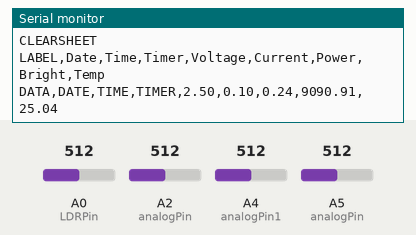
Simulated run of this sketch. Board: Arduino Uno, built with avr-gcc and run on an emulated ATmega328P. On the bench: the last lines printed to the serial monitor. The inputs (shaded band) are chosen by the test bench; at power-on: A4 (analogPin1) = 512, A0 (LDRPin) = 512, A2 (analogPin) = 512, A5 (analogPin) = 512.

Above: at 7.4 s.
7.5 s: A4 (analogPin1) set to 550
At 8.5 s:
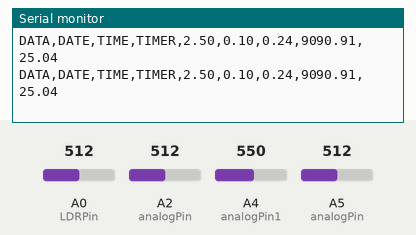
11.9 s: A0 (LDRPin) set to 716
At 12.2 s:
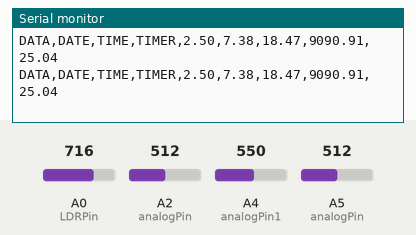
13.4 s: A2 (analogPin) set to 716
At 14.1 s:
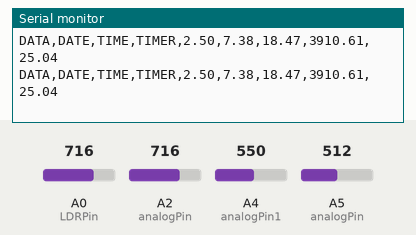
14.9 s: A5 (analogPin) set to 716
At 15.6 s:
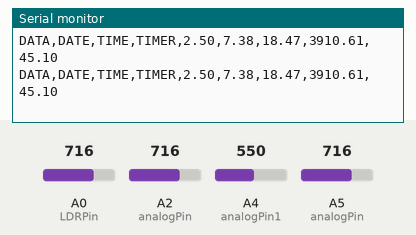
16.4 s: A4 (analogPin1) set to 716
At 17.4 s:
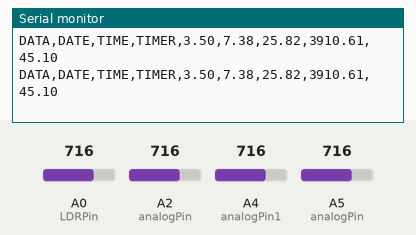
17.9 s: A0 (LDRPin) set to 992
At 18.9 s:
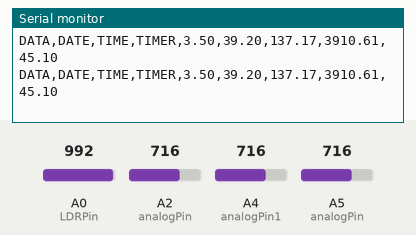
Timing chart, 0 to 20.4 s (numbered marks = the images above; inputs shaded):
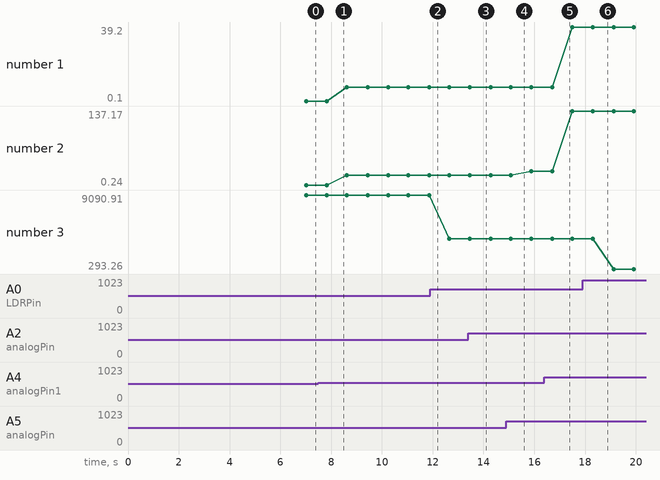

Measured:
- plotted number 1: 0.1 → 7.38 after the input at 7.5 s, 7.38 → 39.2 after the input at 16.4 s
- plotted number 2: 0.24 → 18.47 after the input at 7.5 s, 18.47 → 25.82 after the input at 14.9 s, 25.82 → 137.17 after the input at 16.4 s
- plotted number 3: 9090.91 → 3910.61 after the input at 11.9 s, 3910.61 → 293.26 after the input at 17.9 s

The sketch:

Code.ino
```cpp
#include <SPI.h>

byte addresspot1 = B00010000;
byte addresspot0 = B00000000;
const float A = 1000;     //Darkness resistance in KΩ
const float B = 5;        //Light resistance in KΩ
const float Rc = 0.22;       //Calibration resistance in KΩ
int CS= 10, aux = 0;
const int analogPin = A5;
const int analogPin1 = A4;
const int LDRPin = A0;
const int NTCPin = A2;
float bright, voltage, current, current1, V;

void setup()
{
Serial.begin(9600);
pinMode (CS, OUTPUT);
Serial.println("CLEARSHEET");
Serial.println("LABEL,Date,Time,Timer,Voltage,Current,Power,Bright,Temp");
SPI.begin();
}

void loop()
{
  delay(6500);

  for (int i = 0; i <= 256; i++){
  int j= 256-i;
  digitalPot1(i);
  digitalPot0(j);
  aux++;
  if (aux%2 != 0){delay(10);}
  if (aux%2 == 0){
    for (int i = 0; i <= 2; i++){
      float cur = analogRead(analogPin1);
      float vol = analogRead(analogPin);
      V = analogRead(LDRPin);
      voltage =conversionvoltage(vol);
      current = conversioncurrent(cur);
      bright = brightness(V);
      float power = getpower(voltage,current);
     // current1 = conversionvoltage(cur);
     float temp[3];
     getTemp(temp);
      Serial.print( /*(String)*/ "DATA,DATE,TIME,TIMER,");
      Serial.print(voltage);
      Serial.print(",");
      Serial.print(current);
      Serial.print(",");
      Serial.print(power);
      Serial.print(",");
      Serial.print(bright);
      Serial.print(",");
      Serial.println(temp[1]);//Last row sending data MUST finish with Serial.println
      delay(300);}
    }
  if (aux >= 256){
    aux = 0;}
}
delay(2000);


for (int i = 256; i >= 0; i--){
  int j=256-i;
  digitalPot1(i);
  digitalPot0(j);
  aux++;                            //Incluir delay
  if (aux%2 != 0){delay(10);}
  if (aux%2 == 0){
    for (int i = 0; i <= 2; i++){
      float cur = analogRead(analogPin1);
      float vol = analogRead(analogPin);
      V = analogRead(LDRPin);
      voltage =conversionvoltage(vol);
      current = conversioncurrent(cur);
      bright = brightness(V);
      float power = getpower(voltage,current);
     // current1 = conversionvoltage(cur);
     float temp[3];
     getTemp(temp);
      Serial.print( /*(String)*/ "DATA,DATE,TIME,TIMER,");
      Serial.print(voltage);
      Serial.print(",");
      Serial.print(current);
      Serial.print(",");
      Serial.print(power);
      Serial.print(",");
      Serial.print(bright);
      Serial.print(",");
      Serial.println(temp[1]);//Last row sending data MUST finish with Serial.println
      delay(300);}
    }
  if (aux >= 256){
    aux = 0;}
}
delay(2000);

}

int digitalPot1(int valuepot1)
{
  digitalWrite(CS, LOW);
  SPI.transfer(addresspot1);
  SPI.transfer(valuepot1);
  digitalWrite(CS, HIGH);
}

int digitalPot0(int valuepot0)
{
  digitalWrite(CS, LOW);
  SPI.transfer(addresspot0);
  SPI.transfer(valuepot0);
  digitalWrite(CS, HIGH);
}

//IN CASE YOU WANT TO LEARN MORE ABOUT MCP4251: http://www.learningaboutelectronics.com/Articles/MCP4231-dual-digital-potentiometer-circuit.php

float conversionvoltage(float x){
  return (5*x/1023);
}

float conversioncurrent(float x){
  float volts = (5*x/1023);
  float aux = abs (volts-2.5);
  float currentmA = (10*aux/0.255);
  return (currentmA);
}

float getpower(float x, float y){
  return(x*y);
  }

float brightness(float ilum){   //IN CASE YOU WANT TO LEARN MORE ABOUT LDR: https://www.luisllamas.es/medir-nivel-luz-con-arduino-y-fotoresistencia-ldr/
  ilum = ((long)(1024-V)*A*10)/((long)B*Rc*V);  //use if LDR is between GND and A0
  // ilum = (V*A*10)/(B*Rc*(1023-V));    //use if LDR is between A0 and Vcc

  return (ilum);
  }

void getTemp(float * t){    //IN CASE YOU WANT TO LEARN MORE ABOUT NTC: https://www.jameco.com/Jameco/workshop/techtip/temperature-measurement-ntc-thermistors.html
  const int analogPin = A2;
  const float invBeta = 1.00 / 3997.00;

  const  float adcMax = 1023.00;
  const float invT0 = 1.00 / 298.15;   // room temp in Kelvin

  int i, numSamples = 5;
  float  K, C, F,  adcVal;

  adcVal = 0;
  for (i = 0; i < numSamples; i++)
   {
     adcVal = adcVal + analogRead(analogPin);
     delay(100);
   }
  adcVal = adcVal/5;
  K = 1.00 / (invT0 + invBeta*(log ( adcMax / (float) adcVal - 1.00)));
  C = K - 273.15;                      // convert to Celsius
  F = ((9.0*C)/5.00) + 32.00;   // convert to Fahrenheit
  t[0] = K; t[1] = C;
   // adcVal = adcVal*5/1023;
//  t[2] =   adcVal;
  return;
  }
```
